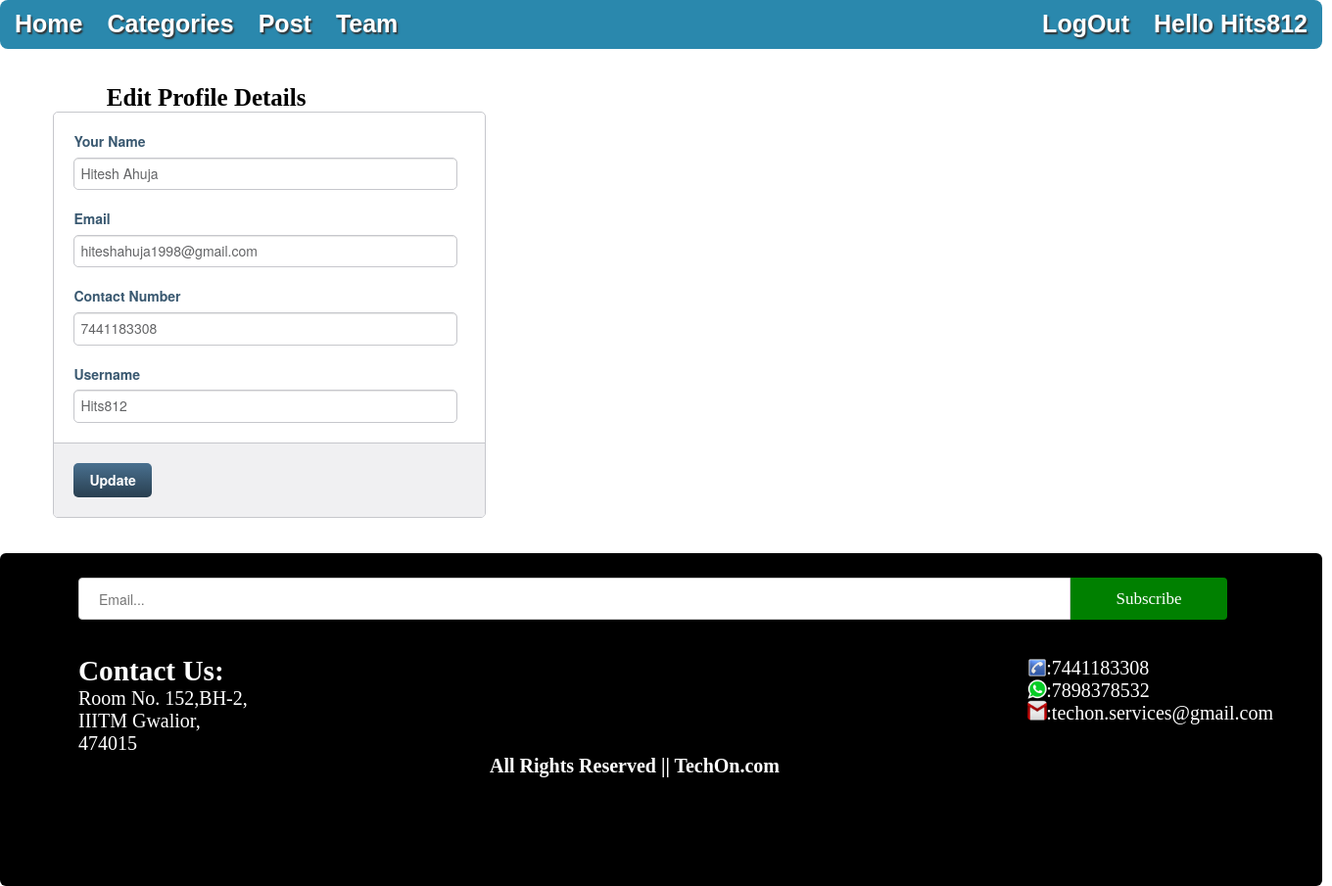
Screenshot of /profile_update.php (signed in) with the database file from the repository.
### tables this page shows
CREATE TABLE `users` (
  `id` int(8) NOT NULL,
  `name` varchar(30) NOT NULL,
  `username` varchar(20) NOT NULL,
  `gender` varchar(6) NOT NULL,
  `email` varchar(50) NOT NULL,
  `password` varchar(100) NOT NULL,
  `contact` varchar(20) NOT NULL,
  `udate` datetime NOT NULL,
  `user_level` int(2) NOT NULL
);

### profile_update.php (the view, shortened to what this page needs)
<html>
<head>
    <link rel="stylesheet" type="text/css" href="css/update.css">
</head>
<body>
<?php
include 'nvgbar.php';
$id=$_SESSION['id'];
$query = mysqli_query($connection,"SELECT * FROM users WHERE id='$id'");
while($row = mysqli_fetch_array($query)) {
    $name = $row['name'];
    $email = $row['email'];
    $username = $row['username'];
    $contact = $row['contact'];
}
?>
<br><br>
<h1 style="text-align: left; font-size: 25px; margin-left: 8%;">Edit Profile Details</h1>
<div>
<form method="post" action="updatepost.php" class="signup" name="myForm" onsubmit="return validatePost()" >
        <fieldset class="account-info">
            <label>
                Your Name
                <input type="text" name="name" value="<?php echo $name;?>">
            </label>
            <label>
                Email
                <input type="text" name="email" value="<?php echo $email;?>">
            </label>
            <label>
                Contact Number
                <input type="text" name="contact" value="<?php echo $contact;?>">
            </label>
            <label>
                Username
                <input type="text" name="username" value="<?php echo $username;?>">
            </label>
        </fieldset>
        <fieldset class="account-action">
            <input class="btn" type="submit" name="submit" value="Update">
        </fieldset>
</form>
</div>
<br><br>
<?php include 'footer.php'; ?>
</body>
</html>

### css/update.css (style rules this page uses)
.signup { border: 1px solid #c6c7cc; border-radius: 5px; font: 14px/1.4 "Helvetica Neue", Helvetica, Arial, sans-serif; overflow: hidden; width: 440px; margin-left: 4%; margin-right:34%; }
fieldset { border: 0; margin: 0; padding: 0; }
input { border-radius: 5px; font: 14px/1.4 "Helvetica Neue", Helvetica, Arial, sans-serif; margin: 0; }
.account-info { padding: 20px 20px 0 20px; }
.account-info label { color: #395870; display: block; font-weight: bold; margin-bottom: 20px; }
.account-info input { background: #fff; border: 1px solid #c6c7cc; box-shadow: inset 0 1px 1px rgba(0, 0, 0, .1); color: #636466; padding: 6px; margin-top: 6px; width: 98%; }
.account-action { background: #f0f0f2; border-top: 1px solid #c6c7cc; padding: 20px; }
.account-action .btn { background: linear-gradient(#49708f, #293f50); border: 0; color: #fff; cursor: pointer; font-weight: bold; float: center; padding: 8px 16px; }

### footer.php (style rules this page uses)
* { margin:0; padding:0; }

### rows the page displays
users: name "Hitesh Ahuja", email "hiteshahuja1998@gmail.com", contact "7441183308", username "Hits812"

### other values shown
$name "Hits812"
